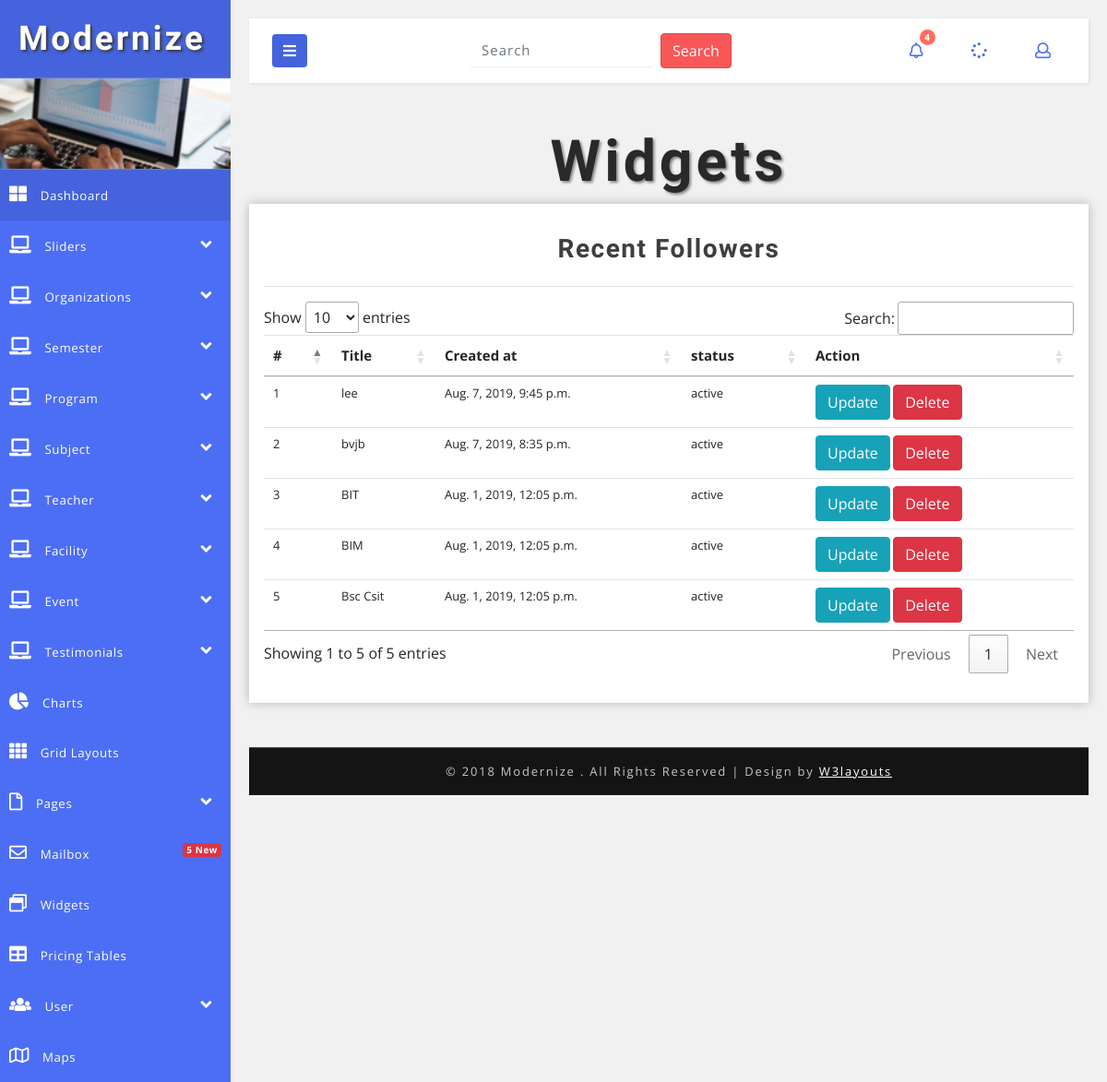
The app's page /clz-admin/program/list/ (signed in) with its own data.
### eduapp/models.py (models this page shows, shortened)
class TimeStamp(models.Model):
    created_at = models.DateTimeField(auto_now_add=True)
    updated_at = models.DateTimeField(auto_now=True)
    active = models.BooleanField(default=True)
    class Meta:
        abstract = True

class Program(TimeStamp):
    title = models.CharField(max_length=50)
    description = models.TextField()
    duration = models.CharField(max_length=50)
    image = models.ImageField(upload_to="program")

### eduapp/views.py (the view)
class AdminProgramListView(AdminRequiredMixin, ListView):
    template_name = "admintemplates/adminprogramlist.html"
    queryset = Program.objects.all().order_by("-id")
    context_object_name = "programlist"

### eduapp/views.py (called while the page is built)
    def dispatch(self, request, *args, **kwargs):
        if not request.user.is_authenticated:
            return redirect("/login/")
        return super().dispatch(request, *args, **kwargs)

    def get_context_data(self, **kwargs):
        context = super().get_context_data(**kwargs)
        context['org'] = Organization.objects.first()
        return context

### templates/admintemplates/adminprogramlist.html (shortened to what this page needs)
{% extends "admintemplates/base.html" %}
{% load static %}
{% block css %}
<link rel="stylesheet" type="text/css" href="//cdn.datatables.net/1.10.19/css/jquery.dataTables.min.css">
{% endblock %}
{% block content %}
<h2 class="main-title-w3layouts mb-2 text-center">Widgets</h2>
<div class="container-fluid">
    <div class="row">
        <div class="outer-w3-agile col-xl">
            <div class="work-progres">
                <h4 class="tittle-w3-agileits mb-4">Recent Followers</h4>
                <hr>
                <div class="table-responsive">
                    <table class="table table-hover" id="leezatable">
                        <thead>
                            <tr>
                                <th>#</th>
                                <th>Title</th>
                                <th>Created at</th>
                                <th>status</th>
                                <th>Action</th>
                            </tr>
                        </thead>
                        <tbody>
                            {% for program in programlist %}
                            <tr>
                                <td>{{forloop.counter}}</td>
                                <td>{{program.title}}</td>
                                <td>{{program.created_at}}</td>
                                <td>{% if program.active %}active{% else %}inactive{% endif %}</td>
                                <td><a class="btn btn-info" href="{% url 'eduapp:adminprogramupdate' program.pk %}">Update</a>
                                    <a class="btn btn-danger" href="{% url 'eduapp:adminprogramdelete'
                                    program.pk %}">Delete</a>
                                </td>
                            </tr>
                            {% endfor %}
                        </tbody>
                    </table>
                </div>
            </div>
        </div>
    </div>
</div>
{% endblock %}

### static/adminstatic/css/style.css (style rules this page uses)
html, body { margin: 0; font-size: 100%; font-family: 'Open Sans', sans-serif; background: #fff; }
h1, h2, h3, h4, h5, h6 { margin: 0; font-family: 'Poiret One', cursive; font-weight: 700; }
.outer-w3-agile { padding: 2em 1em; -webkit-box-shadow: 0px 0px 11px 0px rgba(0, 0, 0, 0.25); -moz-box-shadow: 0px 0px 11px 0px rgba(0, 0, 0, 0.25); box-shadow: 0px 0px 11px 0px rgba(0, 0, 0, 0.25); background: #fff; }
h2.main-title-w3layouts { font-size: 3.9em; letter-spacing: 4px; color: #292929; text-shadow: 2px 2px 3px #838386; text-transform: capitalize; }
h4.tittle-w3-agileits { font-size: 2em; letter-spacing: 1.5px; font-weight: 600; color: #3e3e3e; text-align: center; }
.table th, .table td { padding: 0.74rem; vertical-align: top; border-top: 1px solid #dee2e6; font-size: 13px; }
.table th { color: #252525; font-size: 15px; }
.table-responsive { display: block; width: 100%; overflow-x: auto; }
@media (max-width:1280px) { h4.tittle-w3-agileits { font-size: 1.75em; } }

### static/adminstatic/css/style4.css (style rules this page uses)
body { font-family: 'Open Sans', sans-serif; background: #f1f1f1; }

### records on screen
Program: title "lee", created_at "Aug. 7, 2019, 9:45 p.m.", active "active"
Program: title "bvjb", created_at "Aug. 7, 2019, 8:35 p.m.", active "active"
Program: title "BIT", created_at "Aug. 1, 2019, 12:05 p.m.", active "active"
Program: title "BIM", created_at "Aug. 1, 2019, 12:05 p.m.", active "active"
Program: title "Bsc Csit", created_at "Aug. 1, 2019, 12:05 p.m.", active "active"
